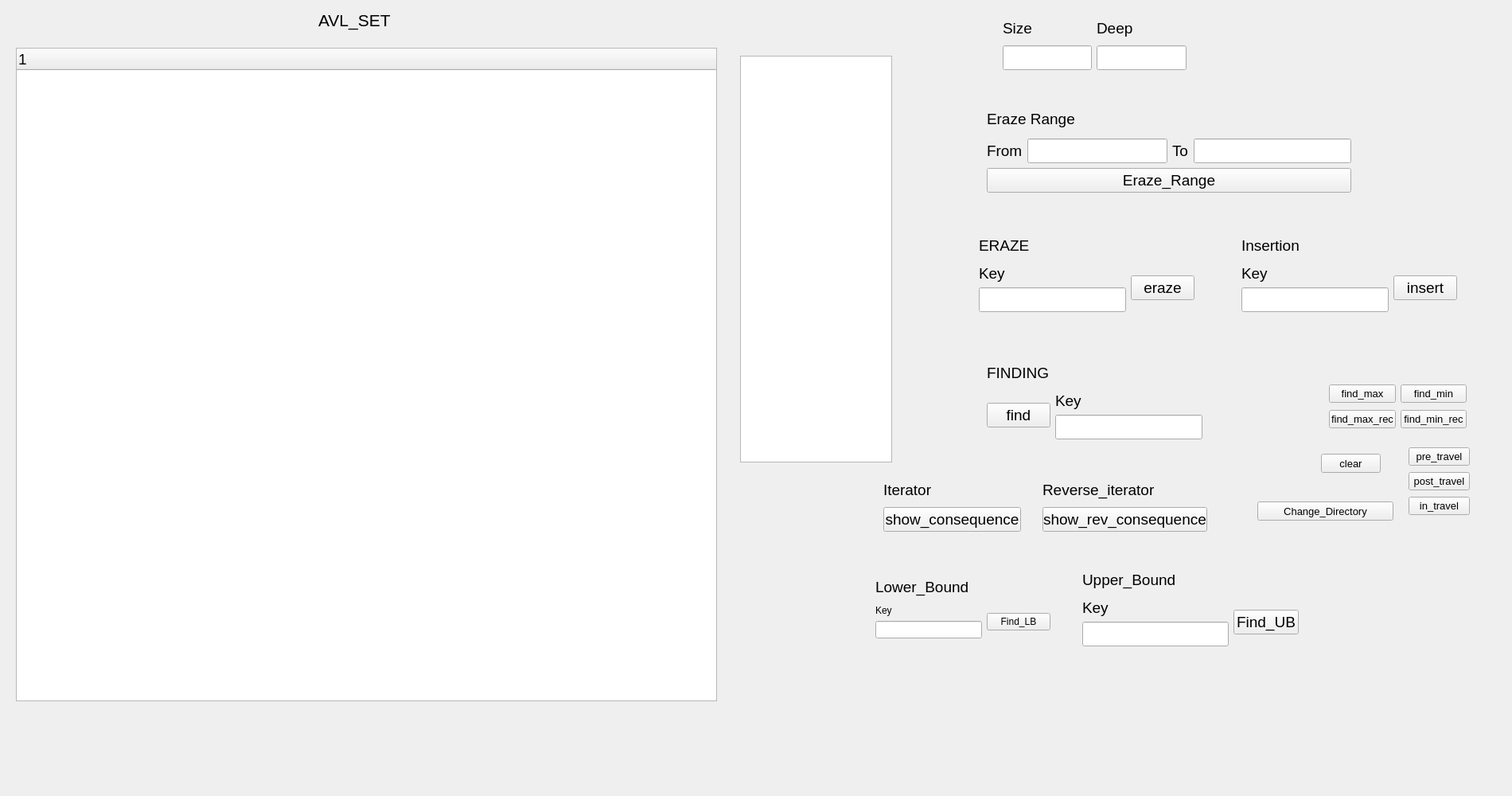
<?xml version="1.0" encoding="UTF-8"?>
<ui version="4.0">
 <class>Widget</class>
 <widget class="QWidget" name="Widget">
  <property name="geometry">
   <rect>
    <x>0</x>
    <y>0</y>
    <width>1900</width>
    <height>1000</height>
   </rect>
  </property>
  <property name="windowTitle">
   <string>Widget</string>
  </property>
  <widget class="QTreeWidget" name="treeWidget">
   <property name="geometry">
    <rect>
     <x>20</x>
     <y>60</y>
     <width>881</width>
     <height>821</height>
    </rect>
   </property>
   <property name="font">
    <font>
     <pointsize>14</pointsize>
    </font>
   </property>
   <column>
    <property name="text">
     <string notr="true">1</string>
    </property>
   </column>
  </widget>
  <widget class="QLabel" name="label">
   <property name="geometry">
    <rect>
     <x>400</x>
     <y>10</y>
     <width>151</width>
     <height>31</height>
    </rect>
   </property>
   <property name="font">
    <font>
     <pointsize>16</pointsize>
    </font>
   </property>
   <property name="text">
    <string>AVL_SET</string>
   </property>
  </widget>
  <widget class="QPushButton" name="change_dir_button">
   <property name="geometry">
    <rect>
     <x>1580</x>
     <y>630</y>
     <width>171</width>
     <height>24</height>
    </rect>
   </property>
   <property name="font">
    <font>
     <pointsize>10</pointsize>
    </font>
   </property>
   <property name="text">
    <string>Change_Directory</string>
   </property>
  </widget>
  <widget class="QPushButton" name="clear_button">
   <property name="geometry">
    <rect>
     <x>1660</x>
     <y>570</y>
     <width>75</width>
     <height>24</height>
    </rect>
   </property>
   <property name="font">
    <font>
     <pointsize>10</pointsize>
    </font>
   </property>
   <property name="text">
    <string>clear</string>
   </property>
  </widget>
  <widget class="QListWidget" name="list_nodes">
   <property name="geometry">
    <rect>
     <x>930</x>
     <y>70</y>
     <width>191</width>
     <height>511</height>
    </rect>
   </property>
   <property name="font">
    <font>
     <pointsize>14</pointsize>
    </font>
   </property>
  </widget>
  <widget class="QWidget" name="layoutWidget">
   <property name="geometry">
    <rect>
     <x>970</x>
     <y>1000</y>
     <width>91</width>
     <height>66</height>
    </rect>
   </property>
   <layout class="QVBoxLayout" name="verticalLayout_19">
    <item>
     <widget class="QLabel" name="label_24">
      <property name="text">
       <string>Key</string>
      </property>
     </widget>
    </item>
    <item>
     <widget class="QLineEdit" name="ub_key"/>
    </item>
   </layout>
  </widget>
  <widget class="QPushButton" name="FindUB_button">
   <property name="geometry">
    <rect>
     <x>1070</x>
     <y>1020</y>
     <width>75</width>
     <height>24</height>
    </rect>
   </property>
   <property name="text">
    <string>Find_UB</string>
   </property>
  </widget>
  <widget class="QWidget" name="">
   <property name="geometry">
    <rect>
     <x>1260</x>
     <y>20</y>
     <width>231</width>
     <height>68</height>
    </rect>
   </property>
   <layout class="QHBoxLayout" name="horizontalLayout_11">
    <item>
     <layout class="QVBoxLayout" name="verticalLayout_8">
      <item>
       <widget class="QLabel" name="label_16">
        <property name="font">
         <font>
          <pointsize>14</pointsize>
         </font>
        </property>
        <property name="text">
         <string>Size</string>
        </property>
       </widget>
      </item>
      <item>
       <widget class="QLineEdit" name="line_size_2">
        <property name="font">
         <font>
          <pointsize>14</pointsize>
         </font>
        </property>
       </widget>
      </item>
     </layout>
    </item>
    <item>
     <layout class="QVBoxLayout" name="verticalLayout_11">
      <item>
       <widget class="QLabel" name="label_2">
        <property name="font">
         <font>
          <pointsize>14</pointsize>
         </font>
        </property>
        <property name="text">
         <string>Deep</string>
        </property>
       </widget>
      </item>
      <item>
       <widget class="QLineEdit" name="line_deep">
        <property name="font">
         <font>
          <pointsize>14</pointsize>
         </font>
        </property>
       </widget>
      </item>
     </layout>
    </item>
   </layout>
  </widget>
  <widget class="QWidget" name="">
   <property name="geometry">
    <rect>
     <x>1560</x>
     <y>290</y>
     <width>271</width>
     <height>102</height>
    </rect>
   </property>
   <layout class="QVBoxLayout" name="verticalLayout_12">
    <item>
     <widget class="QLabel" name="label_8">
      <property name="font">
       <font>
        <pointsize>14</pointsize>
       </font>
      </property>
      <property name="text">
       <string>Insertion</string>
      </property>
     </widget>
    </item>
    <item>
     <layout class="QHBoxLayout" name="horizontalLayout_9">
      <item>
       <layout class="QVBoxLayout" name="verticalLayout_7">
        <item>
         <widget class="QLabel" name="label_9">
          <property name="font">
           <font>
            <pointsize>14</pointsize>
           </font>
          </property>
          <property name="text">
           <string>Key</string>
          </property>
         </widget>
        </item>
        <item>
         <widget class="QLineEdit" name="line_key_insert_2">
          <property name="font">
           <font>
            <pointsize>14</pointsize>
           </font>
          </property>
         </widget>
        </item>
       </layout>
      </item>
      <item>
       <widget class="QPushButton" name="insert_button">
        <property name="font">
         <font>
          <pointsize>14</pointsize>
         </font>
        </property>
        <property name="text">
         <string>insert</string>
        </property>
       </widget>
      </item>
     </layout>
    </item>
   </layout>
  </widget>
  <widget class="QWidget" name="">
   <property name="geometry">
    <rect>
     <x>1240</x>
     <y>130</y>
     <width>458</width>
     <height>112</height>
    </rect>
   </property>
   <layout class="QVBoxLayout" name="verticalLayout_14">
    <item>
     <widget class="QLabel" name="label_17">
      <property name="font">
       <font>
        <pointsize>14</pointsize>
       </font>
      </property>
      <property name="text">
       <string>Eraze Range</string>
      </property>
     </widget>
    </item>
    <item>
     <layout class="QVBoxLayout" name="verticalLayout_6">
      <item>
       <layout class="QHBoxLayout" name="horizontalLayout_7">
        <item>
         <layout class="QHBoxLayout" name="horizontalLayout_6">
          <item>
           <widget class="QLabel" name="label_21">
            <property name="font">
             <font>
              <pointsize>14</pointsize>
             </font>
            </property>
            <property name="text">
             <string>From</string>
            </property>
           </widget>
          </item>
          <item>
           <widget class="QLineEdit" name="line1_3">
            <property name="font">
             <font>
              <pointsize>14</pointsize>
             </font>
            </property>
           </widget>
          </item>
         </layout>
        </item>
        <item>
         <layout class="QHBoxLayout" name="horizontalLayout_5">
          <item>
           <widget class="QLabel" name="label_20">
            <property name="font">
             <font>
              <pointsize>14</pointsize>
             </font>
            </property>
            <property name="text">
             <string>To</string>
            </property>
           </widget>
          </item>
          <item>
           <widget class="QLineEdit" name="line2_3">
            <property name="font">
             <font>
              <pointsize>14</pointsize>
             </font>
            </property>
           </widget>
          </item>
         </layout>
        </item>
       </layout>
      </item>
      <item>
       <widget class="QPushButton" name="eraze_range_button">
        <property name="font">
         <font>
          <pointsize>14</pointsize>
         </font>
        </property>
        <property name="text">
         <string>Eraze_Range</string>
        </property>
       </widget>
      </item>
     </layout>
    </item>
   </layout>
  </widget>
  <widget class="QWidget" name="">
   <property name="geometry">
    <rect>
     <x>1240</x>
     <y>450</y>
     <width>271</width>
     <height>102</height>
    </rect>
   </property>
   <layout class="QVBoxLayout" name="verticalLayout_15">
    <item>
     <widget class="QLabel" name="label_22">
      <property name="font">
       <font>
        <pointsize>14</pointsize>
       </font>
      </property>
      <property name="text">
       <string>FINDING</string>
      </property>
     </widget>
    </item>
    <item>
     <layout class="QHBoxLayout" name="horizontalLayout_10">
      <item>
       <widget class="QPushButton" name="find_button">
        <property name="font">
         <font>
          <pointsize>14</pointsize>
         </font>
        </property>
        <property name="text">
         <string>find</string>
        </property>
       </widget>
      </item>
      <item>
       <layout class="QVBoxLayout" name="verticalLayout_9">
        <item>
         <widget class="QLabel" name="label_10">
          <property name="font">
           <font>
            <pointsize>14</pointsize>
           </font>
          </property>
          <property name="text">
           <string>Key</string>
          </property>
         </widget>
        </item>
        <item>
         <widget class="QLineEdit" name="line_key_find_2">
          <property name="font">
           <font>
            <pointsize>14</pointsize>
           </font>
          </property>
         </widget>
        </item>
       </layout>
      </item>
     </layout>
    </item>
   </layout>
  </widget>
  <widget class="QWidget" name="">
   <property name="geometry">
    <rect>
     <x>1670</x>
     <y>480</y>
     <width>173</width>
     <height>62</height>
    </rect>
   </property>
   <layout class="QHBoxLayout" name="horizontalLayout_12">
    <item>
     <layout class="QVBoxLayout" name="verticalLayout_17">
      <item>
       <widget class="QPushButton" name="find_max_button">
        <property name="font">
         <font>
          <pointsize>10</pointsize>
         </font>
        </property>
        <property name="text">
         <string>find_max</string>
        </property>
       </widget>
      </item>
      <item>
       <widget class="QPushButton" name="find_max_rec_button">
        <property name="font">
         <font>
          <pointsize>10</pointsize>
         </font>
        </property>
        <property name="text">
         <string>find_max_rec</string>
        </property>
       </widget>
      </item>
     </layout>
    </item>
    <item>
     <layout class="QVBoxLayout" name="verticalLayout_16">
      <item>
       <widget class="QPushButton" name="find_min_button">
        <property name="font">
         <font>
          <pointsize>10</pointsize>
         </font>
        </property>
        <property name="text">
         <string>find_min</string>
        </property>
       </widget>
      </item>
      <item>
       <widget class="QPushButton" name="find_min_rec_button">
        <property name="font">
         <font>
          <pointsize>10</pointsize>
         </font>
        </property>
        <property name="text">
         <string>find_min_rec</string>
        </property>
       </widget>
      </item>
     </layout>
    </item>
   </layout>
  </widget>
  <widget class="QWidget" name="">
   <property name="geometry">
    <rect>
     <x>1770</x>
     <y>560</y>
     <width>77</width>
     <height>92</height>
    </rect>
   </property>
   <layout class="QVBoxLayout" name="verticalLayout_18">
    <item>
     <widget class="QPushButton" name="pre_travel_button">
      <property name="font">
       <font>
        <pointsize>10</pointsize>
       </font>
      </property>
      <property name="text">
       <string>pre_travel</string>
      </property>
     </widget>
    </item>
    <item>
     <widget class="QPushButton" name="pos_travel_button">
      <property name="font">
       <font>
        <pointsize>10</pointsize>
       </font>
      </property>
      <property name="text">
       <string>post_travel</string>
      </property>
     </widget>
    </item>
    <item>
     <widget class="QPushButton" name="in_travel_button">
      <property name="font">
       <font>
        <pointsize>10</pointsize>
       </font>
      </property>
      <property name="text">
       <string>in_travel</string>
      </property>
     </widget>
    </item>
   </layout>
  </widget>
  <widget class="QWidget" name="">
   <property name="geometry">
    <rect>
     <x>1230</x>
     <y>290</y>
     <width>271</width>
     <height>102</height>
    </rect>
   </property>
   <layout class="QVBoxLayout" name="verticalLayout_13">
    <item>
     <widget class="QLabel" name="label_18">
      <property name="font">
       <font>
        <pointsize>14</pointsize>
       </font>
      </property>
      <property name="text">
       <string>ERAZE</string>
      </property>
     </widget>
    </item>
    <item>
     <layout class="QHBoxLayout" name="horizontalLayout_8">
      <item>
       <layout class="QVBoxLayout" name="verticalLayout_10">
        <item>
         <widget class="QLabel" name="label_19">
          <property name="font">
           <font>
            <pointsize>14</pointsize>
           </font>
          </property>
          <property name="text">
           <string>Key</string>
          </property>
         </widget>
        </item>
        <item>
         <widget class="QLineEdit" name="line_key_eraze_2">
          <property name="font">
           <font>
            <pointsize>14</pointsize>
           </font>
          </property>
         </widget>
        </item>
       </layout>
      </item>
      <item>
       <widget class="QPushButton" name="eraze_button">
        <property name="font">
         <font>
          <pointsize>14</pointsize>
         </font>
        </property>
        <property name="text">
         <string>eraze</string>
        </property>
       </widget>
      </item>
     </layout>
    </item>
   </layout>
  </widget>
  <widget class="QWidget" name="">
   <property name="geometry">
    <rect>
     <x>1110</x>
     <y>600</y>
     <width>173</width>
     <height>68</height>
    </rect>
   </property>
   <layout class="QVBoxLayout" name="verticalLayout_21">
    <item>
     <widget class="QLabel" name="label_23">
      <property name="font">
       <font>
        <pointsize>14</pointsize>
       </font>
      </property>
      <property name="text">
       <string>Iterator</string>
      </property>
     </widget>
    </item>
    <item>
     <widget class="QPushButton" name="button_iterator">
      <property name="font">
       <font>
        <pointsize>14</pointsize>
       </font>
      </property>
      <property name="text">
       <string>show_consequence</string>
      </property>
     </widget>
    </item>
   </layout>
  </widget>
  <widget class="QWidget" name="">
   <property name="geometry">
    <rect>
     <x>1310</x>
     <y>600</y>
     <width>207</width>
     <height>68</height>
    </rect>
   </property>
   <layout class="QVBoxLayout" name="verticalLayout_22">
    <item>
     <widget class="QLabel" name="label_25">
      <property name="font">
       <font>
        <pointsize>14</pointsize>
       </font>
      </property>
      <property name="text">
       <string>Reverse_iterator</string>
      </property>
     </widget>
    </item>
    <item>
     <widget class="QPushButton" name="rcons_button">
      <property name="font">
       <font>
        <pointsize>14</pointsize>
       </font>
      </property>
      <property name="text">
       <string>show_rev_consequence</string>
      </property>
     </widget>
    </item>
   </layout>
  </widget>
  <widget class="QWidget" name="">
   <property name="geometry">
    <rect>
     <x>1100</x>
     <y>720</y>
     <width>220</width>
     <height>82</height>
    </rect>
   </property>
   <layout class="QVBoxLayout" name="verticalLayout_23">
    <item>
     <widget class="QLabel" name="label_27">
      <property name="font">
       <font>
        <pointsize>14</pointsize>
       </font>
      </property>
      <property name="text">
       <string>Lower_Bound</string>
      </property>
     </widget>
    </item>
    <item>
     <layout class="QHBoxLayout" name="horizontalLayout_13">
      <item>
       <layout class="QVBoxLayout" name="verticalLayout_20">
        <item>
         <widget class="QLabel" name="label_26">
          <property name="text">
           <string>Key</string>
          </property>
         </widget>
        </item>
        <item>
         <widget class="QLineEdit" name="lb_key"/>
        </item>
       </layout>
      </item>
      <item>
       <widget class="QPushButton" name="findLB_button">
        <property name="text">
         <string>Find_LB</string>
        </property>
       </widget>
      </item>
     </layout>
    </item>
   </layout>
  </widget>
  <widget class="QWidget" name="">
   <property name="geometry">
    <rect>
     <x>1360</x>
     <y>710</y>
     <width>272</width>
     <height>102</height>
    </rect>
   </property>
   <layout class="QVBoxLayout" name="verticalLayout_25">
    <item>
     <widget class="QLabel" name="label_7">
      <property name="font">
       <font>
        <pointsize>14</pointsize>
       </font>
      </property>
      <property name="text">
       <string>Upper_Bound</string>
      </property>
     </widget>
    </item>
    <item>
     <layout class="QHBoxLayout" name="horizontalLayout_14">
      <item>
       <layout class="QVBoxLayout" name="verticalLayout_24">
        <item>
         <widget class="QLabel" name="label_28">
          <property name="font">
           <font>
            <pointsize>14</pointsize>
           </font>
          </property>
          <property name="text">
           <string>Key</string>
          </property>
         </widget>
        </item>
        <item>
         <widget class="QLineEdit" name="ub_key_2">
          <property name="font">
           <font>
            <pointsize>14</pointsize>
           </font>
          </property>
         </widget>
        </item>
       </layout>
      </item>
      <item>
       <widget class="QPushButton" name="FindUB_button_2">
        <property name="font">
         <font>
          <pointsize>14</pointsize>
         </font>
        </property>
        <property name="text">
         <string>Find_UB</string>
        </property>
       </widget>
      </item>
     </layout>
    </item>
   </layout>
  </widget>
 </widget>
 <resources/>
 <connections/>
</ui>
